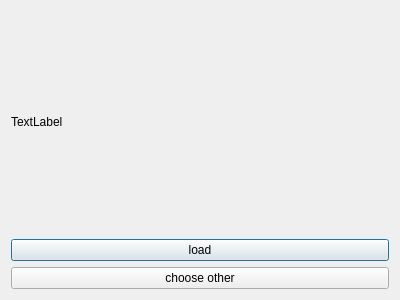
<?xml version="1.0" encoding="UTF-8"?>
<ui version="4.0">
 <class>Dialog</class>
 <widget class="QDialog" name="Dialog">
  <property name="geometry">
   <rect>
    <x>0</x>
    <y>0</y>
    <width>400</width>
    <height>300</height>
   </rect>
  </property>
  <property name="windowTitle">
   <string>Choose configuration file</string>
  </property>
  <layout class="QVBoxLayout" name="verticalLayout">
   <item>
    <widget class="QLabel" name="label">
     <property name="text">
      <string>TextLabel</string>
     </property>
    </widget>
   </item>
   <item>
    <widget class="QPushButton" name="pushButton_2">
     <property name="text">
      <string>load</string>
     </property>
    </widget>
   </item>
   <item>
    <widget class="QPushButton" name="pushButton">
     <property name="text">
      <string>choose other</string>
     </property>
    </widget>
   </item>
  </layout>
 </widget>
 <resources/>
 <connections/>
</ui>
